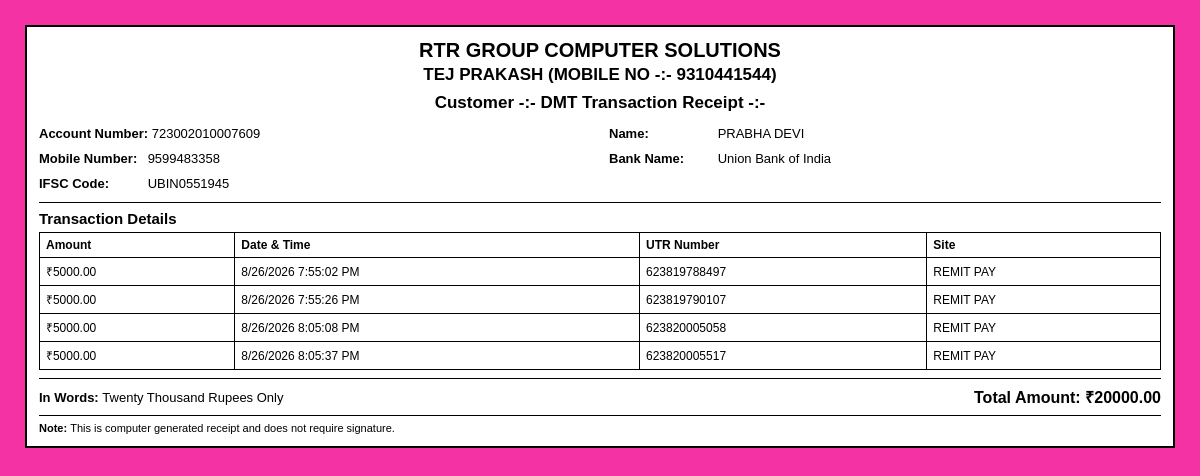
/print-transaction/41, run on the app's committed database.
### tables this page shows
CREATE TABLE customers (
            id INTEGER PRIMARY KEY AUTOINCREMENT,
            account_number TEXT UNIQUE NOT NULL,
            name TEXT NOT NULL,
            mobile TEXT,
            address TEXT,
            email TEXT,
            father_name TEXT,
            city TEXT,
            state TEXT,
            pincode TEXT,
            created_at TIMESTAMP DEFAULT CURRENT_TIMESTAMP
        , bank_name TEXT, ifsc_code TEXT, amount TEXT, transaction_datetime TEXT, utr_number TEXT, site TEXT);

CREATE TABLE transactions (

            id INTEGER PRIMARY KEY AUTOINCREMENT,

            customer_id INTEGER NOT NULL,

            amount REAL DEFAULT 0,

            transaction_datetime TEXT,

            utr_number TEXT,

            site TEXT,

            created_at TIMESTAMP DEFAULT CURRENT_TIMESTAMP, batch_id INTEGER,

            FOREIGN KEY(customer_id)
            REFERENCES customers(id)

        );

CREATE TABLE transaction_batches (

            id INTEGER PRIMARY KEY AUTOINCREMENT,

            customer_id INTEGER NOT NULL,

            total_amount REAL DEFAULT 0,

            created_at TEXT DEFAULT CURRENT_TIMESTAMP,

            FOREIGN KEY(customer_id)
                REFERENCES customers(id)

        );

### app.py (the view)
@app.route(
    "/print-transaction/<int:batch_id>"
)
def print_transaction(batch_id):
    conn = get_db()
    batch = conn.execute("""
        SELECT *
        FROM transaction_batches

        WHERE id = ?
    """, (batch_id,)).fetchone()
    if batch is None:
        conn.close()
        return (
            "Transaction history not found."
        )
    customer = conn.execute("""
        SELECT *
        FROM customers

        WHERE id = ?
    """, (batch["customer_id"],)).fetchone()
    transactions = conn.execute("""
        SELECT *
        FROM transactions

        WHERE batch_id = ?

        ORDER BY id ASC
    """, (batch_id,)).fetchall()
    conn.close()
    if customer is None:
        return "Customer not found."
    return render_template(
        "profile.html",
        customer=customer,
        history=[],
        total_amount=batch["total_amount"],
        print_mode=True,
        edit_mode=False,
        print_batch=batch,
        print_transactions=transactions
    )

### app.py (called while the page is built)
def get_db():
    conn = sqlite3.connect(DATABASE)
    conn.row_factory = sqlite3.Row
    return conn

### templates/profile.html (shortened to what this page needs)
<!DOCTYPE html>
<html lang="en">
<head>
</head>
<body>
<div class="container">
{% if print_mode %}
<div class="print-receipt">
<div class="print-header">
<h1>
    RTR GROUP COMPUTER SOLUTIONS
</h1>
<h2>TEJ PRAKASH
    (MOBILE NO -:- 9310441544)
</h2>
<h2>
Customer -:- DMT Transaction Receipt -:-
</H2>
</div>
<div class="print-customer">
<div class="print-customer-item">
<strong>
    Account Number:
</strong>
{{ customer["account_number"] }}
</div>
<div class="print-customer-item">
<strong>
    Name:
</strong>
{{ customer["name"] }}
</div>
<div class="print-customer-item">
<strong>
    Mobile Number:
</strong>
{{ customer["mobile"] or "-" }}
</div>
<div class="print-customer-item">
<strong>
    Bank Name:
</strong>
{{ customer["bank_name"] or "-" }}
</div>
<div class="print-customer-item">
<strong>
    IFSC Code:
</strong>
{{ customer["ifsc_code"] or "-" }}
</div>
</div>
<div class="print-transaction-title">
Transaction Details
</div>
<table class="print-transaction-table">
<thead>
<tr>
<th>
    Amount
</th>
<th>
    Date & Time
</th>
<th>
    UTR Number
</th>
<th>
    Site
</th>
</tr>
</thead>
<tbody>
{% for transaction in print_transactions %}
<tr>
<td>
    ₹{{ "%.2f"|format(
        transaction["amount"] or 0
    ) }}
</td>
<td>
    {{ transaction["transaction_datetime"] or "-" }}
</td>
<td>
    {{ transaction["utr_number"] or "-" }}
</td>
<td>
    {{ transaction["site"] or "-" }}
</td>
</tr>
{% endfor %}
</tbody>
</table>
<div class="print-summary">
<div class="print-words">
<strong>
    In Words:
</strong>
<span id="printWords">
</span>
</div>
<div class="print-total">
Total Amount:
₹{{ "%.2f"|format(
    total_amount or 0
) }}
</div>
</div>
<div class="print-note">
<strong>
    Note:
</strong>
This is computer generated receipt
and does not require signature.
</div>
</div>
{% endif %}
</div>
</body>
</html>

### templates/profile.html (style rules this page uses)
* { box-sizing: border-box; }
body { margin: 0; padding: 25px; background: #f532a4; font-family: Arial, sans-serif; }
.container { max-width: 1150px; margin: auto; }
h1 { text-align: center; color: #1f2937; margin-top: 0; }
h2 { color: #2563eb; border-bottom: 2px solid #e5e7eb; padding-bottom: 10px; }
.print-receipt { width: 100%; border: 2px solid #000; padding: 12px; background: white; color: #000; font-family: Arial, sans-serif; }
.print-header { text-align: center; margin-bottom: 10px; }
.print-header h1 { margin: 0; font-size: 20px; color: #000; }
.print-header h2 { margin: 3px 0 8px; padding: 0; border: none; font-size: 17px; color: #000; }
.print-customer { display: grid; grid-template-columns: repeat(2, 1fr); gap: 4px 18px; margin-bottom: 8px; }
.print-customer-item { font-size: 13px; padding: 3px 0; }
.print-customer-item strong { display: inline-block; min-width: 105px; }
.print-transaction-title { font-size: 15px; font-weight: bold; margin: 7px 0 5px; border-top: 1px solid #000; padding-top: 7px; }
.print-transaction-table { width: 100%; border-collapse: collapse; font-size: 12px; }
.print-transaction-table th, .print-transaction-table td { border: 1px solid #000; padding: 5px 6px; text-align: left; }
.print-summary { display: flex; justify-content: space-between; align-items: center; gap: 30px; margin-top: 8px; padding-top: 7px; border-top: 1px solid #000; font-size: 13px; }
.print-words { flex: 1; }
.print-total { white-space: nowrap; font-size: 16px; font-weight: bold; }
.print-note { margin-top: 7px; padding-top: 6px; border-top: 1px solid #000; font-size: 11px; }

### data on the page
customers: account_number "723002010007609", name "PRABHA DEVI", mobile "9599483358", bank_name "Union Bank of India", ifsc_code "UBIN0551945"
transactions: amount "5000.00"
transactions: amount "5000.00"
transactions: amount "5000.00"
transactions: amount "5000.00"
transaction_batches: total_amount "20000.00"
